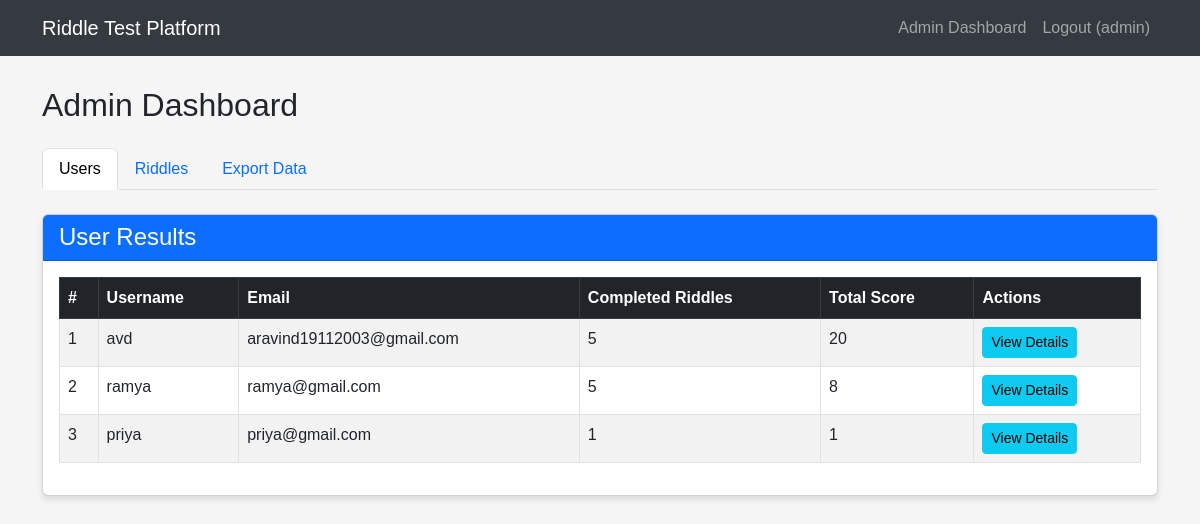
The app's page /admin_dashboard (signed in), older data.
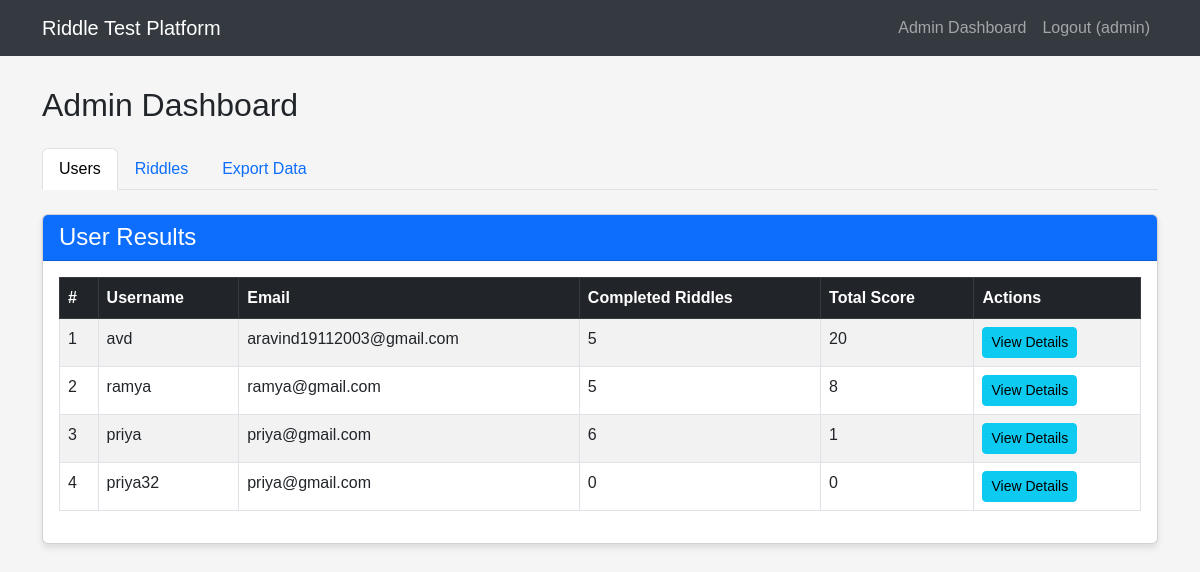
The same page, newer data.
### tables this page shows
CREATE TABLE users (
            id INTEGER PRIMARY KEY AUTOINCREMENT,
            username TEXT NOT NULL UNIQUE,
            email TEXT NOT NULL,
            password TEXT NOT NULL,
            is_admin INTEGER DEFAULT 0
        );

### app.py (the view)
@app.route('/admin_dashboard')
def admin_dashboard():
    if 'user_id' not in session or not session.get('is_admin'):
        flash('Unauthorized access.')
        return redirect(url_for('login'))
    conn = sqlite3.connect('riddle_test.db')
    c = conn.cursor()
    c.execute('''
        SELECT u.id, u.username, u.email,
               (SELECT COUNT(*) FROM user_progress WHERE user_id = u.id AND completed = 1) as completed_riddles,
               (SELECT SUM(score) FROM user_progress WHERE user_id = u.id AND completed = 1) as total_score
        FROM users u
        WHERE u.is_admin = 0
        ORDER BY total_score DESC
    ''')
    users_data = c.fetchall()
    c.execute("SELECT id, question, answer FROM riddles ORDER BY id")
    riddles_data = c.fetchall()
    conn.close()
    users = []
    for user in users_data:
        users.append({
            'id': user[0],
            'username': user[1],
            'email': user[2],
            'completed_riddles': user[3],
            'total_score': user[4] or 0
        })
    riddles = []
    for riddle in riddles_data:
        riddles.append({
            'id': riddle[0],
            'question': riddle[1],
            'answer': riddle[2]
        })
    return render_template('admin_dashboard.html', users=users, riddles=riddles)

### templates/admin_dashboard.html (shortened to what this page needs)
{% extends 'base.html' %} {% block content %}
<h2 class="mb-4">Admin Dashboard</h2>
<ul class="nav nav-tabs mb-4" id="adminTabs" role="tablist">
  <li class="nav-item" role="presentation">
    <button
      class="nav-link active"
      id="users-tab"
      data-bs-toggle="tab"
      data-bs-target="#users"
      type="button"
      role="tab"
    >
      Users
    </button>
  </li>
  <li class="nav-item" role="presentation">
    <button
      class="nav-link"
      id="riddles-tab"
      data-bs-toggle="tab"
      data-bs-target="#riddles"
      type="button"
      role="tab"
    >
      Riddles
    </button>
  </li>
  <li class="nav-item" role="presentation">
    <button
      class="nav-link"
      id="export-tab"
      data-bs-toggle="tab"
      data-bs-target="#export"
      type="button"
      role="tab"
    >
      Export Data
    </button>
  </li>
</ul>
<div class="tab-content" id="adminTabContent">
  <div
    class="tab-pane fade show active"
    id="users"
    role="tabpanel"
    aria-labelledby="users-tab"
  >
    <div class="card">
      <div class="card-header bg-primary text-white">
        <h4 class="mb-0">User Results</h4>
      </div>
      <div class="card-body">
        <div class="table-responsive">
          <table class="table table-striped table-bordered">
            <thead class="table-dark">
              <tr>
                <th>#</th>
                <th>Username</th>
                <th>Email</th>
                <th>Completed Riddles</th>
                <th>Total Score</th>
                <th>Actions</th>
              </tr>
            </thead>
            <tbody>
              {% for user in users %}
              <tr>
                <td>{{ loop.index }}</td>
                <td>{{ user.username }}</td>
                <td>{{ user.email }}</td>
                <td>{{ user.completed_riddles }}</td>
                <td>{{ user.total_score }}</td>
                <td>
                  <a
                    href="{{ url_for('user_detail', user_id=user.id) }}"
                    class="btn btn-sm btn-info"
                  >
                    View Details
                  </a>
                </td>
              </tr>
              {% endfor %}
            </tbody>
          </table>
        </div>
      </div>
    </div>
  </div>
</div>
{% endblock %}

Row changes from the older to the newer data that the page shows:
computed for users "priya": completed_riddles "1" → "6"
added users: username "priya32", email "priya@gmail.com", completed_riddles "0", total_score "0"
